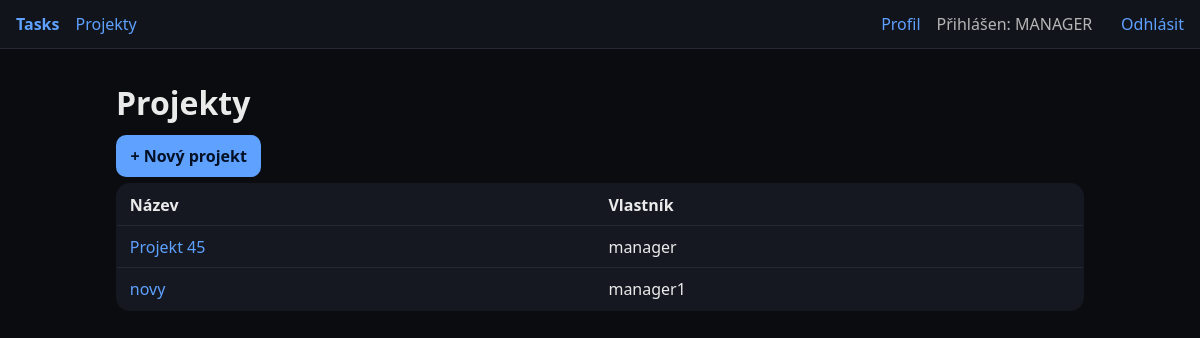
/projects (signed in), run on the app's committed database.
### app/models.py (models this page shows, shortened)
class Role(Base):
    __tablename__ = "roles"
    role_id: Mapped[int] = mapped_column(Integer, primary_key=True)
    role_name: Mapped[str] = mapped_column(String, unique=True)
    user_links = relationship("UserRole", back_populates="role", cascade="all, delete-orphan")

class Project(Base):
    __tablename__ = "projects"
    project_id: Mapped[int] = mapped_column(Integer, primary_key=True)
    name: Mapped[str] = mapped_column(String, index=True)
    description: Mapped[str] = mapped_column(Text, default="")
    created_by: Mapped[int] = mapped_column(ForeignKey("users.user_id"))
    owner = relationship("User", back_populates="projects", foreign_keys=[created_by])
    tasks = relationship("Task", back_populates="project", cascade="all, delete-orphan")
    memberships = relationship("ProjectMember", back_populates="project", cascade="all, delete-orphan")
    members = relationship("User", secondary="project_members", back_populates="member_projects")

class User(Base):
    __tablename__ = "users"
    user_id: Mapped[int] = mapped_column(Integer, primary_key=True, index=True)
    email: Mapped[str] = mapped_column(String, unique=True, index=True)
    password_hash: Mapped[str] = mapped_column(String)
    username: Mapped[str] = mapped_column(String, unique=True)
    created_tasks = relationship("Task", back_populates="creator", foreign_keys="Task.created_by", cascade="all, delete-orphan")
    assigned_tasks = relationship("Task", back_populates="assignee", foreign_keys="Task.assigned_to_user_id")
    comments = relationship("Comment", back_populates="author", cascade="all, delete-orphan")
    projects = relationship("Project", back_populates="owner", foreign_keys="Project.created_by", cascade="all, delete-orphan")
    roles = relationship("UserRole", back_populates="user", cascade="all, delete-orphan")
    memberships = relationship("ProjectMember", back_populates="user", cascade="all, delete-orphan")
    member_projects = relationship("Project", secondary="project_members", back_populates="members", viewonly=True)

### app/routers/projects.py (the view)
@router.get("", response_class=HTMLResponse)
def list_projects(request: Request, db: Session = Depends(get_db), user: User = Depends(current_user)):
    role = highest_role(user)
    membership_filter = or_(
        Project.created_by == user.user_id,
        Project.tasks.any(Task.assigned_to_user_id == user.user_id),
        Project.memberships.any(ProjectMember.user_id == user.user_id),
    )
    if role == "ADMIN":
        projects = db.query(Project).all()
    else:
        projects = (
            db.query(Project)
            .filter(membership_filter)
            .distinct()
            .all()
        )
    return templates.TemplateResponse("projects/list.html", {"request": request, "projects": projects, "user": user})

### templates/projects/list.html (shortened to what this page needs)
{% extends 'base.html' %}
{% block content %}
<h1>Projekty</h1>
{% if request.session.get('role') in ['ADMIN','MANAGER'] %}
  <p><a class="btn" href="/projects/new">+ Nový projekt</a></p>
{% endif %}
<table class="table">
  <thead><tr><th>Název</th><th>Vlastník</th></tr></thead>
  <tbody>
    {% for p in projects %}
      <tr>
        <td><a href="/projects/{{p.project_id}}">{{ p.name }}</a></td>
        <td>
          {% if p.owner %}
            {{ p.owner.username or p.owner.email }}
          {% else %}
            -
          {% endif %}
        </td>
      </tr>
    {% else %}
      <tr><td colspan="2">Žádné projekty</td></tr>
    {% endfor %}
  </tbody>
</table>
{% endblock %}

### templates/partials/nav.html (shortened to what this page needs)
<nav class="nav">
  <a href="/" class="brand">Tasks</a>
  <a href="/projects">Projekty</a>
  {% set role = request.session.get('role') %}
  {% if request.session.get('user_id') %}
    <a href="/user/profile">Profil</a>
    <span class="muted">Přihlášen: {{ role or 'USER' }}</span>
    <a href="/auth/logout">Odhlásit</a>
  {% else %}
    <a href="/auth/login">Přihlásit</a>
    <a href="/auth/register">Registrovat</a>
  {% endif %}
</nav>

### static/styles.css (style rules this page uses)
:root { --bg:#0b0c10; --card:#151821; --text:#eaeaea; --muted:#b5b5b5; --acc:#5ea1ff; }
* { box-sizing: border-box; }
body { margin:0; font-family: ui-sans-serif, system-ui, -apple-system, Segoe UI, Roboto, Arial; background:var(--bg); color:var(--text); }
a { color: var(--acc); text-decoration: none; }
.nav { display:flex; gap:1rem; align-items:center; padding: .8rem 1rem; background:#11141b; border-bottom:1px solid #242834; }
.nav .brand { font-weight:700; }
.table { width:100%; border-collapse: collapse; background: var(--card); border:1px solid #242834; border-radius: 14px; overflow: hidden; }
.table th, .table td { padding:.6rem .8rem; border-bottom:1px solid #242834; text-align:left; }
.btn, button { background: var(--acc); color:#041025; border:0; padding:.6rem .9rem; border-radius:10px; cursor:pointer; font-weight:600; }
.muted { color:var(--muted); margin-right:.8rem }

### data on the page
Role: role_name "MANAGER"
Project: name "Projekt 45", owner "manager"
Project: name "novy", owner "manager1"
